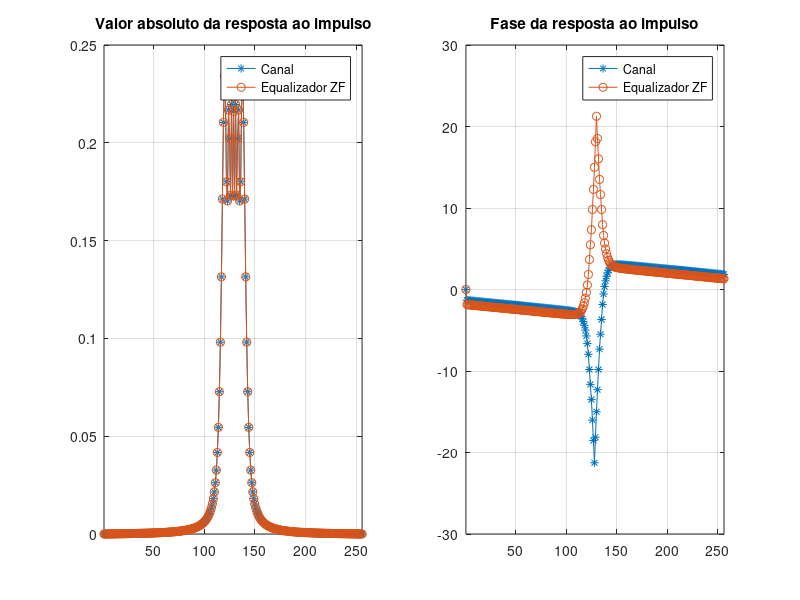

MATLAB code for this plot:

% Experimento 5 - LPC
% Codigo auxiliar para ser utilizado na preparacao do experimento.
%
%
% Autor: Edson Porto da Silva
%
% Descricao: este codigo tem a finalidade de servir como guia para
% modelagem da dispersao cromatica em um canal optico (fibra optica).
% Baseado neste codigo o aluno devera responder as questoes da preparacao
% bem como obter os coeficientes dos filtros FIR que sereo utilizados no
% experimento computational no LPC.
%
% Obs.: Este codigo e compativel com o MATLAB e OCTAVE.

clear
clc

% Paremetros da simulacao:
fa  = 128e3;    % frequencia de amostragem (samp_rate)
sps = 16;       % numero de amostras por simbolo
fs  = fa/16;    % frequencia de sinalizacao (frequencia de simbolos)
Ts  = 1/fs;     % perioodo de sinalizacao (periodo de simbolos)
Ntaps = 256;    % numero de coeficientes dos filtros FIR projetados

% Parametros da fibra:
D      = 17e-6;                      % coeficiente de dispersao cromatica da fibra (s/m^2)
lambda = 1550e-9;                    % comprimento de onda da portadora(m)
c      = 3e5;                        % velocidade da luz no vacuo (km/s)
L      = 3000;                       % distancia de propagacao do sinal (km)
beta2  = D*lambda^2/(2*pi*c);        % parametro de dispersao cromatica de segunda ordem da fibra

omega  = 2*pi*linspace(-1/2,1/2, Ntaps)*(fa/16)*1e6; % vetor de frequencias do sinal (escalonado para GHz para efeito didatico)

% Resposta em frequencia da dispersao cromatica:         
Hcd     = exp(1i*(beta2/2)*L*omega.^2);
% Resposta ao impulso (truncada) da dispersao cromatica:
hcd_fir = ifftshift(ifft(Hcd));

% Resposta em frequencia do equalizador zero-forcing:
Hcd_zf     = 1./Hcd;
% Resposta ao impulso (truncada) do equalizador zero-forcing:
hcd_zf_fir = ifftshift(ifft(Hcd_zf));

close all
subplot(1,2,1),plot(abs(hcd_fir),'-*')
hold on,       plot(abs(hcd_zf_fir),'-o')
xlim([1 Ntaps])
title('Valor absoluto da resposta ao impulso')
legend('Canal','Equalizador ZF')
grid on;
subplot(1,2,2),plot(unwrap(angle(hcd_fir)),'-*')
hold on,       plot(unwrap(angle(hcd_zf_fir)),'-o')
xlim([1 Ntaps])
title('Fase da resposta ao impulso')
legend('Canal','Equalizador ZF')
grid on;

% Salva um arquivo .txt com os coefficientes dos filtros FIR no formato 
% requerido pelo GRC:

% Obs: os coeficientes gerados abaixo podem ser exportados para um filtro
% FIR no GRC apenas utilizando ctrl+c, ctrl+v.

filename = ['Exp5_L=' num2str(L) 'km.txt'];
fileID = fopen(filename,'w');

fprintf(fileID,'\n\nCoeficientes do filtro de dispersao cromatica para %d km:\n\n', L);
fprintf(fileID,'[');
for ii = 1:length(omega) 
    if ii ~= length(omega)
        if imag(hcd_fir(ii)) >= 0
            fprintf(fileID, '%.6f+%.6fj, ',real(hcd_fir(ii)), abs(imag(hcd_fir(ii))));
        else
            fprintf(fileID, '%.6f-%.6fj, ',real(hcd_fir(ii)), abs(imag(hcd_fir(ii))));
        end
    else
        if imag(hcd_fir(ii)) >= 0
            fprintf(fileID, '%.6f+%.6fj]',real(hcd_fir(ii)), abs(imag(hcd_fir(ii))));
        else
            fprintf(fileID, '%.6f-%.6fj]',real(hcd_fir(ii)), abs(imag(hcd_fir(ii))));
        end
    end
end

fprintf(fileID, '\n\n');
fprintf(fileID, '\n\nCoeficientes do filtro de equalizador zero-forcing para %d km:\n\n', L);
fprintf(fileID, '[');
for ii = 1:length(omega) 
    if ii ~= length(omega)
        if imag(hcd_zf_fir(ii)) >= 0
            fprintf(fileID, '%.6f+%.6fj, ',real(hcd_zf_fir(ii)), abs(imag(hcd_zf_fir(ii))));
        else
            fprintf(fileID, '%.6f-%.6fj, ',real(hcd_zf_fir(ii)), abs(imag(hcd_zf_fir(ii))));
        end
    else
        if imag(hcd_zf_fir(ii)) >= 0
            fprintf(fileID, '%.6f+%.6fj]',real(hcd_zf_fir(ii)), abs(imag(hcd_zf_fir(ii))));
        else
            fprintf(fileID, '%.6f-%.6fj]',real(hcd_zf_fir(ii)), abs(imag(hcd_zf_fir(ii))));
        end
    end
end
fprintf(fileID, '\n');
fclose(fileID);